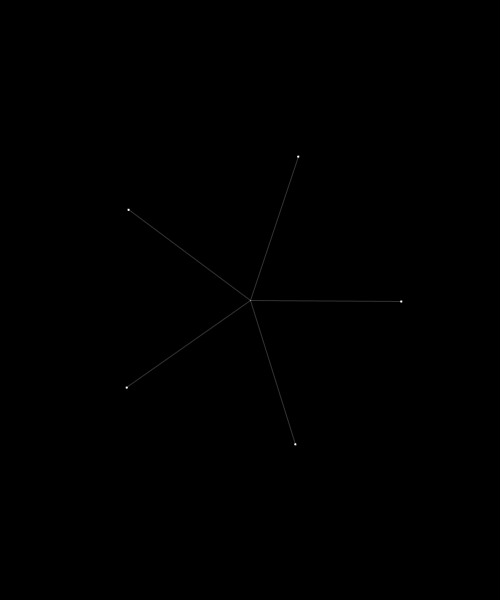
Frame 1 (no input)
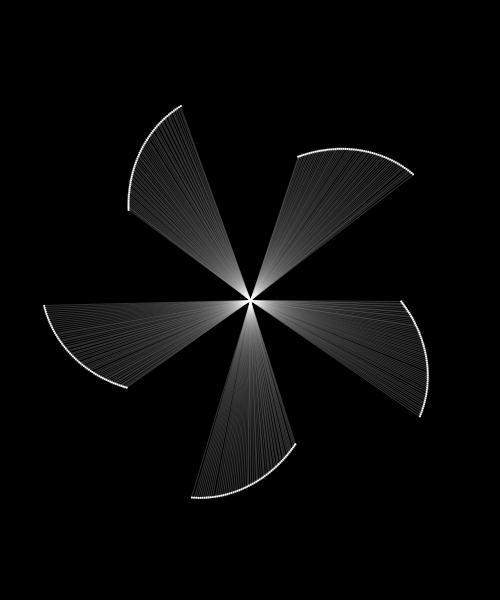
Frame 60 (the mouse pressed at the canvas centre just before this capture)
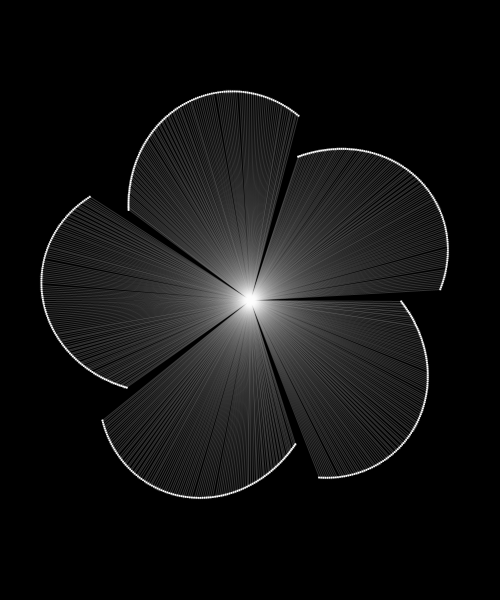
Frame 120 (the mouse held since frame 60 and released just before this capture)

The Processing sketch that drew these frames (run headless with seeded random() and noise(); from frame 60 on, the mouse is pressed at the canvas centre):

// Processing sketch: day6_04_sin_n_cos_flower
// ── day6_04_sin_n_cos_flower.pde
void setup() {
  size(500, 600);
  background(0);
}

void draw() {
  //background(0);
  pushMatrix();
  translate(width/2, height/2);
  rotate(frameCount * 0.01);
  for (int a = 0; a < 360; a+=72) {
    float freq, amp;
    
    freq = frameCount * 0.02;
    amp = 60;
    float sinForAmp = sin(freq) * amp;
    
    freq = radians(a); // deg --> rad
    amp = 150 + sinForAmp; // radius
    float sinVal = sin(freq) * amp;
    float cosVal = cos(freq) * amp;

    float x = cosVal;
    float y = sinVal;
    
    stroke(255, 50);
    line(0, 0, x, y);
    ellipse(x, y, 2, 2);
  }
  popMatrix();
}
